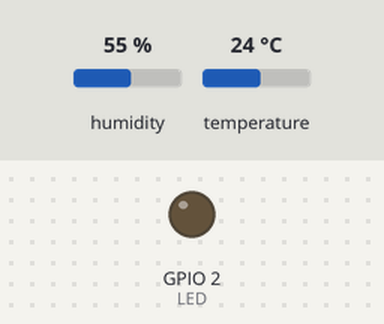
Bench run of a program on a simulated ESP32. On the bench: output pins drawn as LEDs (lit = HIGH). The test bench sets the inputs (shaded band); at power-on: humidity 55 %, temperature 24 °C. WiFi joins after 1.5 s; servers stay silent unless stated; the local clock reads 2024-03-15 10:24:30 at power-on unless the program sets it; no MQTT or app messages arrive unless stated; not simulated (calls return 0 or success): secrets.h; names the files do not define were given values by the test bench: MQTT_PORT = 1883; what the program prints to the serial monitor is not drawn.

Above: at 3.2 s.
At 5.15 s:
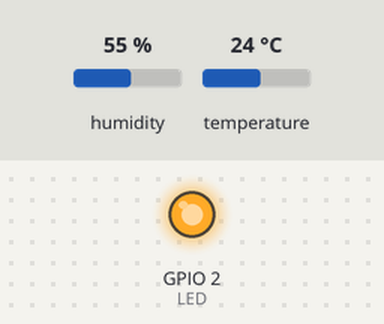
Timing chart, 0 to 8.0 s (numbered marks = the images above):
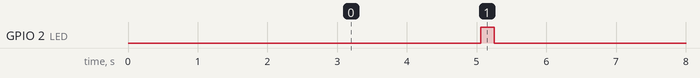

Measured:
- by itself, GPIO 2 (LED): alternates HIGH for 0.20 s and LOW for 4.8 s

The program:

main.cpp
```cpp
#include <WiFi.h>
#include <ArduinoOTA.h>
#include <DHT.h>
#include <PubSubClient.h>

#include "secrets.h"

// DHT22 setup
#define DHTPIN 4
#define DHTTYPE DHT22
DHT dht(DHTPIN, DHTTYPE);

#define LED 2
#define BLINK_INTERVAL 200
#define READINGS_INTERVAL 5000
#define MAX_READINGS 3000 // Adjust buffer size (number of readings)

unsigned long lastReadingTime = 0;

WiFiClient espClient;
PubSubClient client(espClient);

// Function to get current timestamp using NTP
String getTimeString()
{
  configTime(0, 0, "pool.ntp.org"); // Set NTP server for time sync
  struct tm timeinfo;
  if (!getLocalTime(&timeinfo))
  {
    Serial.println("Failed to obtain time");
    return "Unknown Time";
  }

  char timeString[20];
  strftime(timeString, sizeof(timeString), "%Y-%m-%d %H:%M:%S", &timeinfo);
  return String(timeString);
}

void blink()
{
  digitalWrite(LED, HIGH);
  delay(BLINK_INTERVAL);
  digitalWrite(LED, LOW);
}

void connectWiFi()
{
  Serial.print("Connecting to WiFi");
  WiFi.begin(WIFI_SSID, WIFI_PASSWORD);
  while (WiFi.status() != WL_CONNECTED)
  {
    delay(500);
    Serial.print(".");
  }
  Serial.println("\nWiFi connected. IP Address: " + WiFi.localIP().toString());
}

void connectMQTT()
{
  while (!client.connected())
  {
    Serial.print("Connecting to MQTT...");
    if (client.connect("ESP32Client"))
    { // Client ID
      Serial.println("Connected to MQTT broker!");
    }
    else
    {
      Serial.print("Failed, rc=");
      Serial.print(client.state());
      Serial.println(" Retrying in 5 seconds...");
      delay(5000);
    }
  }
}

void setup()
{
  pinMode(LED, OUTPUT);
  Serial.begin(115200);

  // Initialize DHT sensor
  dht.begin();

  connectWiFi();
  client.setServer(MQTT_BROKER, MQTT_PORT);

  // OTA setup
  ArduinoOTA.begin();

  Serial.print("IP address: ");
  Serial.println(WiFi.localIP());
}

void loop()
{
  ArduinoOTA.handle(); // Keep OTA responsive

  unsigned long currentMillis = millis(); // Get current time

  if (currentMillis - lastReadingTime >= READINGS_INTERVAL)
  {
    lastReadingTime = currentMillis; // Update last recorded time

    if (!client.connected())
    {
      connectMQTT();
    }
    client.loop();

    // Read temperature and humidity
    float temperature = dht.readTemperature();
    float humidity = dht.readHumidity();

    if (isnan(temperature) || isnan(humidity))
    {
      Serial.println("Failed to read from DHT sensor!");
      return;
    }

    // Get current time as a timestamp
    String timestamp = getTimeString();

    Serial.println(".");

    char message[100];

    snprintf(message, sizeof(message), "%s,%.2f,%.2f", timestamp.c_str(), temperature, humidity);

    // Print to Serial
    Serial.printf("Current measurement: %s\n", message);

    // Publish to MQTT
    client.publish(MQTT_TOPIC, message);

    blink();
  }
}
```
